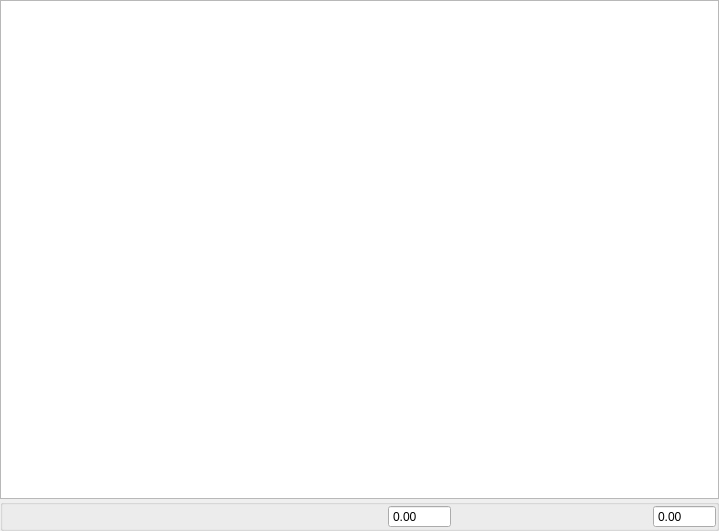
<?xml version="1.0" encoding="UTF-8"?>
<ui version="4.0">
 <class>TreeWidgetPT</class>
 <widget class="QWidget" name="TreeWidgetPT">
  <property name="geometry">
   <rect>
    <x>0</x>
    <y>0</y>
    <width>719</width>
    <height>531</height>
   </rect>
  </property>
  <property name="windowTitle">
   <string/>
  </property>
  <layout class="QVBoxLayout" name="verticalLayout">
   <property name="spacing">
    <number>0</number>
   </property>
   <property name="leftMargin">
    <number>0</number>
   </property>
   <property name="topMargin">
    <number>0</number>
   </property>
   <property name="rightMargin">
    <number>0</number>
   </property>
   <property name="bottomMargin">
    <number>0</number>
   </property>
   <item>
    <widget class="QTreeView" name="treeViewFPT"/>
   </item>
   <item>
    <widget class="QGroupBox" name="treeWidgetFPT">
     <layout class="QHBoxLayout" name="horizontalLayout" stretch="5,1,1,2,1,1">
      <property name="leftMargin">
       <number>0</number>
      </property>
      <property name="topMargin">
       <number>0</number>
      </property>
      <property name="rightMargin">
       <number>0</number>
      </property>
      <property name="bottomMargin">
       <number>0</number>
      </property>
      <item>
       <spacer name="horizontalSpacer">
        <property name="orientation">
         <enum>Qt::Orientation::Horizontal</enum>
        </property>
        <property name="sizeHint" stdset="0">
         <size>
          <width>40</width>
          <height>20</height>
         </size>
        </property>
       </spacer>
      </item>
      <item>
       <widget class="QLabel" name="lable_static_">
        <property name="text">
         <string/>
        </property>
        <property name="alignment">
         <set>Qt::AlignmentFlag::AlignCenter</set>
        </property>
       </widget>
      </item>
      <item>
       <widget class="QDoubleSpinBox" name="dspin_box_static_">
        <property name="focusPolicy">
         <enum>Qt::FocusPolicy::NoFocus</enum>
        </property>
        <property name="readOnly">
         <bool>true</bool>
        </property>
        <property name="buttonSymbols">
         <enum>QAbstractSpinBox::ButtonSymbols::NoButtons</enum>
        </property>
        <property name="showGroupSeparator" stdset="0">
         <bool>true</bool>
        </property>
       </widget>
      </item>
      <item>
       <spacer name="horizontalSpacer_2">
        <property name="orientation">
         <enum>Qt::Orientation::Horizontal</enum>
        </property>
        <property name="sizeHint" stdset="0">
         <size>
          <width>40</width>
          <height>20</height>
         </size>
        </property>
       </spacer>
      </item>
      <item>
       <widget class="QLabel" name="label_dynamic_">
        <property name="text">
         <string/>
        </property>
        <property name="alignment">
         <set>Qt::AlignmentFlag::AlignCenter</set>
        </property>
       </widget>
      </item>
      <item>
       <widget class="QDoubleSpinBox" name="dspin_box_dynamic_">
        <property name="focusPolicy">
         <enum>Qt::FocusPolicy::NoFocus</enum>
        </property>
        <property name="readOnly">
         <bool>true</bool>
        </property>
        <property name="buttonSymbols">
         <enum>QAbstractSpinBox::ButtonSymbols::NoButtons</enum>
        </property>
        <property name="showGroupSeparator" stdset="0">
         <bool>true</bool>
        </property>
       </widget>
      </item>
     </layout>
    </widget>
   </item>
  </layout>
 </widget>
 <resources/>
 <connections/>
</ui>
